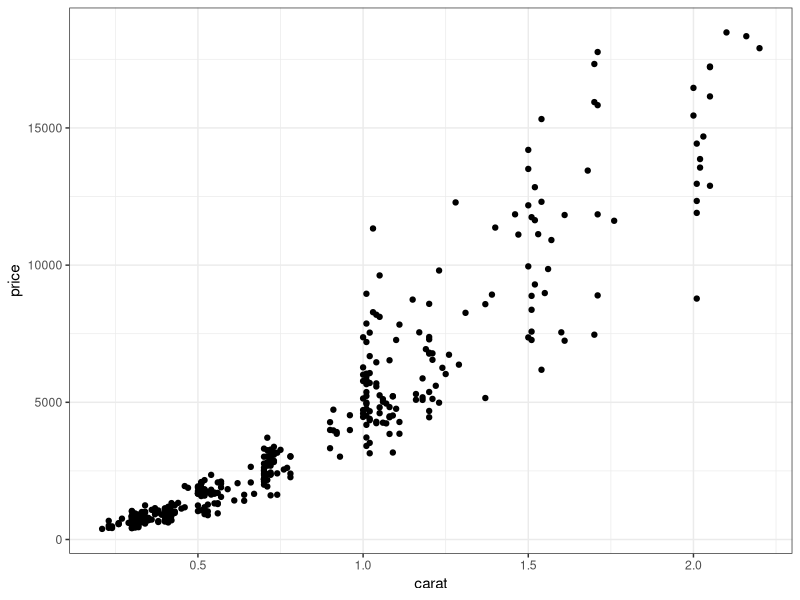
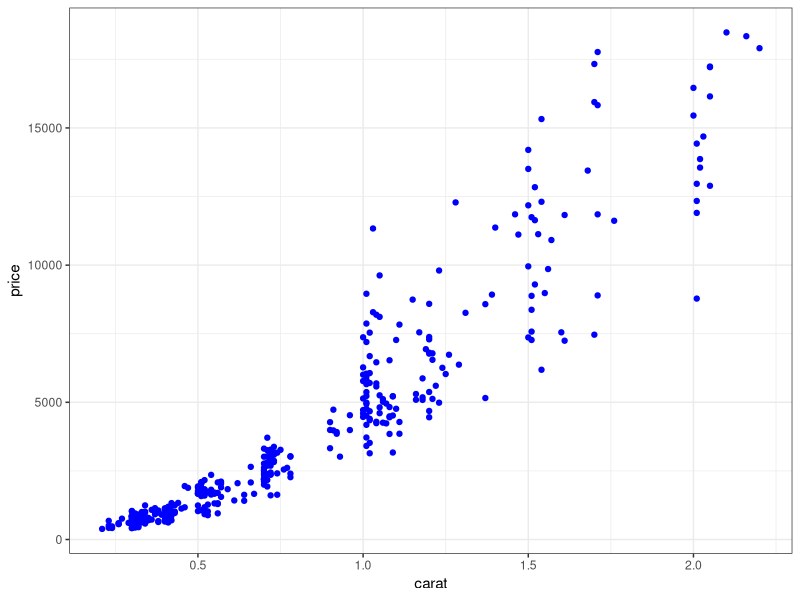
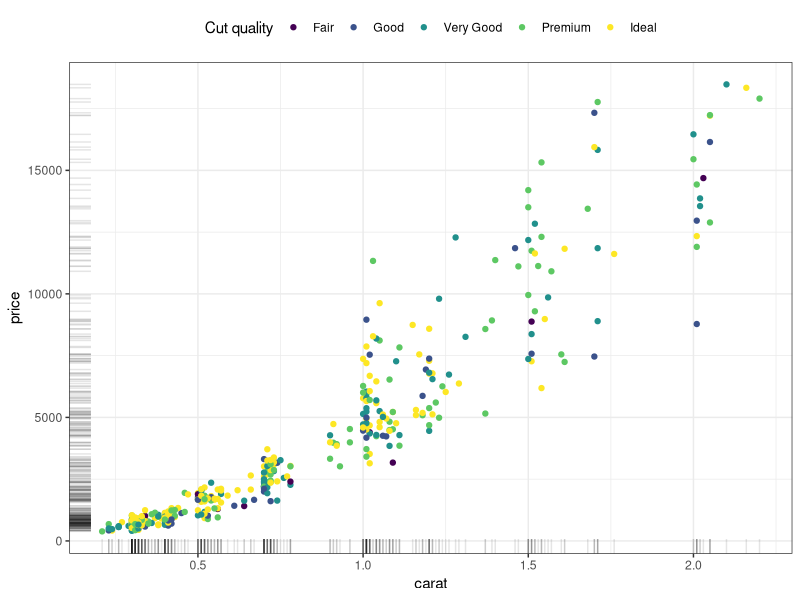
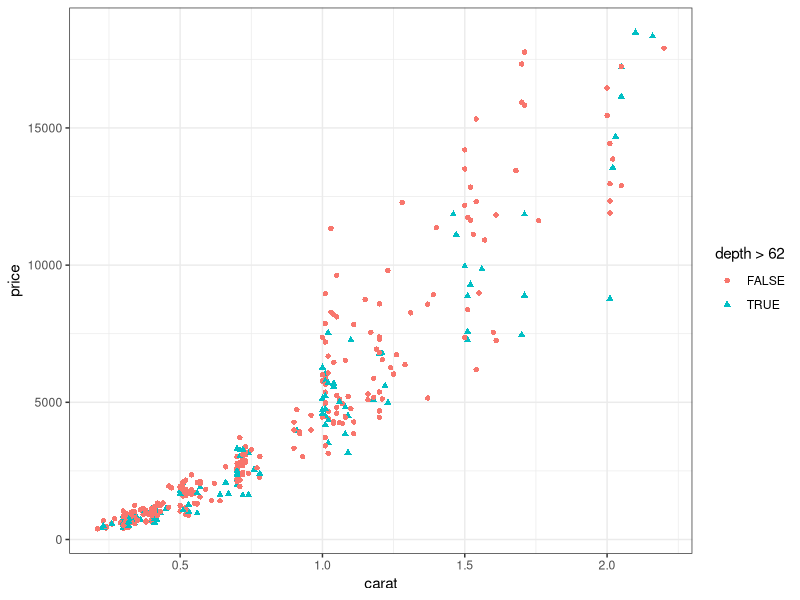
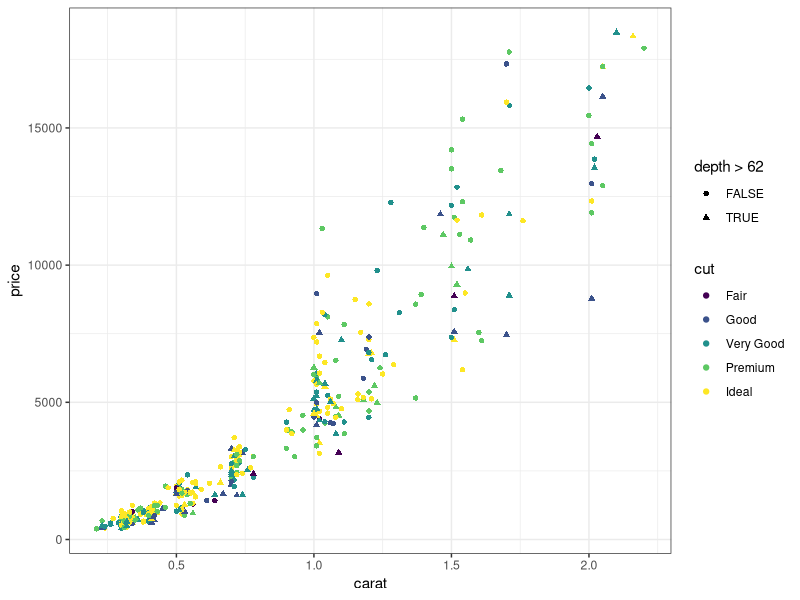
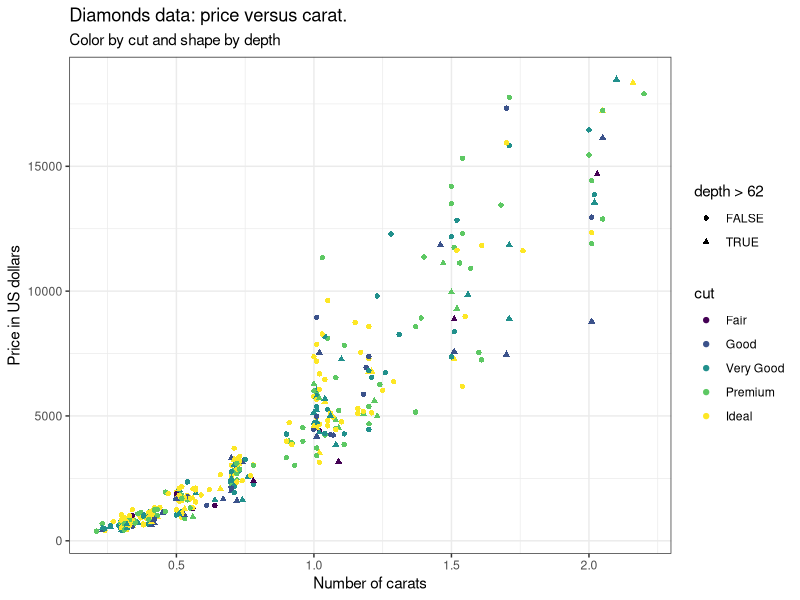
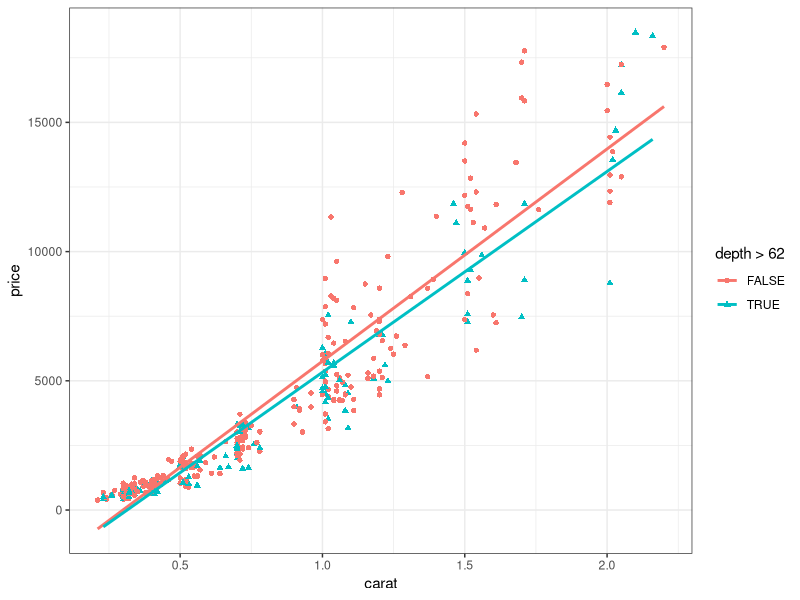
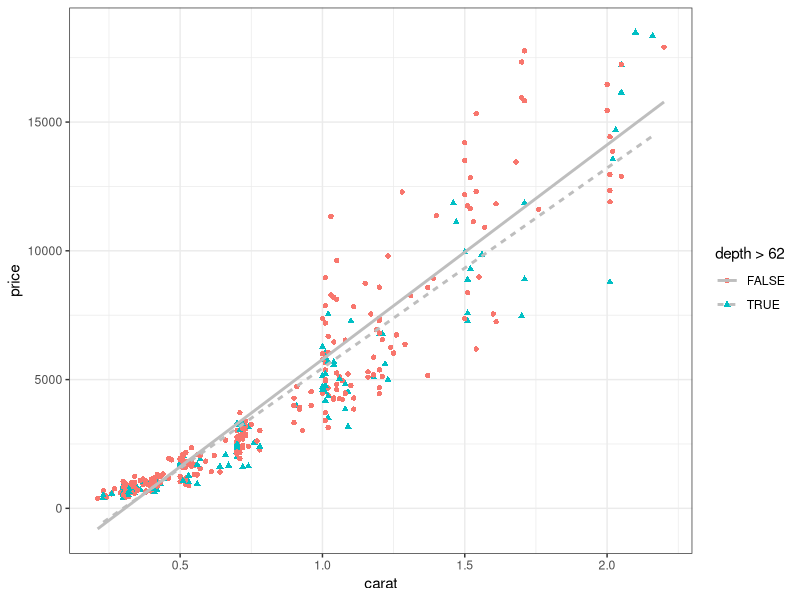

Generate these figures, in order, with R: (Note: this script raises an error after producing the figures.)
library(ggplot2)
library(patchwork)

set.seed(10)
diamonds2 <- diamonds[sample(nrow(diamonds), size = 400), ]

theme_set(theme_bw())

#Question 1
p1 = ggplot(diamonds2, aes(carat, price))
p1 + geom_point()

#Question 2
p2 = p1 + 
  geom_point(color = "blue")
p2

#Question 3
p3 = p1 + 
  geom_point(aes(col = cut)) + 
  geom_rug(alpha = 0.1) + 
  labs(col='Cut quality') + 
  theme(legend.position = "top")
p3

#Question 4
p4 = p1 + 
  geom_point(aes(col = depth > 62.5, shape = depth > 62.5)) + 
  labs(col = 'depth > 62', shape = 'depth > 62') 
p4

#Question 5
p5 = p1 + 
  geom_point(aes(col = cut, shape = depth > 62.5)) + 
  labs(shape = 'depth > 62') 
p5

#Question 6
p6 = p5 +
  labs(x = "Number of carats",
       y = "Price in US dollars",
       title = "Diamonds data: price versus carat.",
       subtitle = "Color by cut and shape by depth") 
p6

#Question 7
p7 = p4 +
  geom_smooth(method = "lm", se=FALSE, aes(color = depth > 62.5))
p7  

#Question 8
p8 = p4 +
  geom_smooth(method = "lm", se=FALSE, aes(linetype = depth > 62), col = "grey")
p8 

#question 9
p9 = p8 +
  geom_point(size= 0.8, color = "grey")
p9

#Question 10
p10 = p4 +
  geom_smooth(method = "lm", se = F, color = "grey")

p10

#Question 11
p11 = p7 +
  geom_smooth(method = "lm", se = F, color = "grey", linetype = 3)
p11

#Question 12
p12 = ggplot(diamonds2, aes(log10(carat), log10(price))) + 
  geom_point(aes(col = depth > 62.5, shape = depth > 62.5)) + 
  labs(col = 'depth > 62', shape = 'depth > 62') +
  geom_smooth(method = "lm", se=FALSE, aes(color = depth > 62.5)) +
  geom_smooth(method = "lm", se = F, color = "grey", linetype = 3)
p12

#question 13
p12 = ggplot(diamonds2, aes(log10(carat), log10(price))) + 
  geom_point(aes(col = depth > 62.5, shape = depth > 62.5)) + 
  labs(col = 'depth > 62', shape = 'depth > 62') +
  geom_smooth(method = "lm", se = F, color = "grey", linetype = 3) +
  geom_smooth(method = "lm", se = F, aes(color = depth > 62.5))
p12

#Question 13
p13 = p10 + coord_cartesian(
  xlim = c(0.3,1),
  ylim = c(1000,10000),
  expand = TRUE,
  default = FALSE,
  clip = "on"
)
p13

#Question 14
p14 = p13 + lims(x = c(0.3,1), y = c(1000, 10000))

p14

#Question 15
p15 = p1  + geom_point() +
  geom_smooth(formula = y~x, se = F) +
  geom_function(fun = \(x) exp(x), xlim) # a voir

p15

#Qestion 16
p16 = ggplot(diamonds2, aes(x = cut), stat = "count") + geom_bar(alpha=0.5, aes(y = ..count.. / sum(..count..))) + labs(y = "prop")
p16

#Question 17

test = cut(diamonds2$price, breaks = 1040:3300)
test
diamonds2$priceC = 0
diamonds2[diamonds2$price<=1040,]$priceC = 1
diamonds2[diamonds2$price>1040 & diamonds2$price<= 3300,]$priceC = 2
diamonds2[diamonds2$price> 3300,]$priceC = 3
diamonds2$priceC = as.factor(diamonds2$priceC)


p17 = ggplot(diamonds2, aes(x = cut, fill = priceC , color = priceC)) +
  geom_bar(position = "fill")
p17

# gauche

ggplot(diamonds2, aes(x = priceC, y= ..prop.., group = cut)) + 
  geom_bar(alpha=0.5) + 
  facet_grid(cols = vars(cut)) +
  geom_text(aes(label = scales::percent(..prop.., accuracy = 1, suffix = ""),
                 y= ..prop.. ), stat= "count", vjust = 4)

# question 18

ggplot(diamonds2, aes(x=log(price))) + 
  geom_histogram(aes(y= ..density..), boundary = 5.5, binwidth = 0.5, color = "white", fill = "grey") + 
  stat_function(fun = dnorm, xlim = c(5.5, 10), args = list(mean = mean(log(diamonds2$price)), sd = sd(log(diamonds2$price)))) +
  ggtitle("Histogram of the logarithm of price
together with the adjusted Normal density (black curve)")
  
# question 19

ggplot(diamonds2, aes(x=log(price))) + 
  stat_ecdf(color = "red3") + 
  stat_function(fun = pnorm, args = list(mean = mean(log(diamonds2$price)), sd = sd(log(diamonds2$price))))

# question 20

ggplot(diamonds2, aes(x = price, y = cut)) + 
  geom_boxplot() + 
  scale_y_discrete(labels = c("Fair \n(n=10)", "Good \n(n=43)", "Very Good \n(n=93)", "Premium \n(n=96)", "Ideal \n(n=158)"))

# question 21

ggplot(diamonds2, aes(y = price, x = cut)) + 
  geom_violin(color = NA, fill = "lightgray", alpha = 0.5, trim = FALSE) +
  geom_boxplot(width = 0.2, varwidth = TRUE, outlier.shape = NA, fill = NA) +
  geom_jitter(width = 0.1, height = 0, alpha = 0.2)
  
#question 22

P1 = ggplot(diamonds2, aes(y = price, x = cut, color = cut)) + 
  geom_boxplot(width = 0.2, varwidth = TRUE, outlier.shape = NA, fill = NA, size = 1) +
  geom_jitter(width = 0.1, height = 0, alpha = 0.2)
P1

P2 = ggplot(diamonds2, aes(x = price, color = cut, fill = cut)) + 
  geom_density(alpha = 0.1, size = 1)
P2

P3 = ggplot(diamonds2, aes(sample = price, color = cut)) + 
  facet_grid(cols = vars(cut)) +
  geom_qq() +
  geom_qq_line()
P3

((P1 + guides(colour = "none")) + P2) / (P3 + guides(colour = "none")) + plot_layout(guides = "collect")
